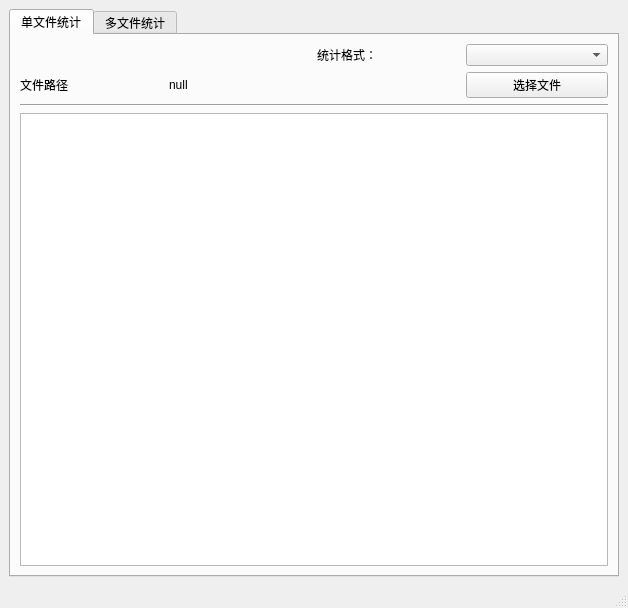
<?xml version="1.0" encoding="UTF-8"?>
<ui version="4.0">
 <class>MainWindow</class>
 <widget class="QMainWindow" name="MainWindow">
  <property name="geometry">
   <rect>
    <x>0</x>
    <y>0</y>
    <width>628</width>
    <height>608</height>
   </rect>
  </property>
  <property name="windowTitle">
   <string>MainWindow</string>
  </property>
  <widget class="QWidget" name="main_window">
   <property name="baseSize">
    <size>
     <width>50</width>
     <height>50</height>
    </size>
   </property>
   <layout class="QHBoxLayout" name="horizontalLayout">
    <item>
     <widget class="QTabWidget" name="tabWidget">
      <property name="currentIndex">
       <number>0</number>
      </property>
      <widget class="QWidget" name="sf_page">
       <attribute name="title">
        <string>单文件统计</string>
       </attribute>
       <layout class="QGridLayout" name="gridLayout">
        <item row="0" column="2">
         <widget class="QLabel" name="sftext_fomat">
          <property name="text">
           <string>统计格式：</string>
          </property>
         </widget>
        </item>
        <item row="3" column="0" colspan="4">
         <widget class="QTextBrowser" name="sf_browser"/>
        </item>
        <item row="2" column="0" colspan="4">
         <widget class="Line" name="sfline">
          <property name="orientation">
           <enum>Qt::Horizontal</enum>
          </property>
         </widget>
        </item>
        <item row="0" column="3">
         <widget class="QComboBox" name="sf_format">
          <property name="layoutDirection">
           <enum>Qt::LeftToRight</enum>
          </property>
          <property name="inputMethodHints">
           <set>Qt::ImhNone</set>
          </property>
         </widget>
        </item>
        <item row="1" column="3">
         <widget class="QPushButton" name="sf_button">
          <property name="text">
           <string>选择文件</string>
          </property>
         </widget>
        </item>
        <item row="1" column="0">
         <widget class="QLabel" name="stext_fp">
          <property name="text">
           <string>文件路径</string>
          </property>
         </widget>
        </item>
        <item row="1" column="1" colspan="2">
         <widget class="QLabel" name="sf_path">
          <property name="text">
           <string>null</string>
          </property>
         </widget>
        </item>
       </layout>
      </widget>
      <widget class="QWidget" name="mf_page">
       <attribute name="title">
        <string>多文件统计</string>
       </attribute>
       <layout class="QGridLayout" name="gridLayout_2">
        <item row="4" column="0" colspan="4">
         <widget class="QTextBrowser" name="mf_browser"/>
        </item>
        <item row="0" column="2">
         <widget class="QLabel" name="mftext_fomat">
          <property name="text">
           <string>统计格式：</string>
          </property>
         </widget>
        </item>
        <item row="2" column="0" colspan="4">
         <widget class="Line" name="mfline">
          <property name="orientation">
           <enum>Qt::Horizontal</enum>
          </property>
         </widget>
        </item>
        <item row="3" column="0">
         <widget class="QLabel" name="mftext_format">
          <property name="text">
           <string>文件个数：</string>
          </property>
         </widget>
        </item>
        <item row="0" column="3">
         <widget class="QComboBox" name="mf_fomat"/>
        </item>
        <item row="3" column="1">
         <widget class="QLabel" name="mf_number">
          <property name="text">
           <string>0</string>
          </property>
         </widget>
        </item>
        <item row="1" column="0">
         <widget class="QLabel" name="mftext_fp">
          <property name="text">
           <string>文件夹路径</string>
          </property>
         </widget>
        </item>
        <item row="1" column="3">
         <widget class="QPushButton" name="mf_button">
          <property name="text">
           <string>选择文件</string>
          </property>
         </widget>
        </item>
        <item row="1" column="1" colspan="2">
         <widget class="QLabel" name="mf_path">
          <property name="text">
           <string>null</string>
          </property>
         </widget>
        </item>
       </layout>
      </widget>
     </widget>
    </item>
   </layout>
  </widget>
  <widget class="QMenuBar" name="menubar">
   <property name="geometry">
    <rect>
     <x>0</x>
     <y>0</y>
     <width>628</width>
     <height>26</height>
    </rect>
   </property>
  </widget>
  <widget class="QStatusBar" name="statusbar"/>
 </widget>
 <resources/>
 <connections/>
</ui>
